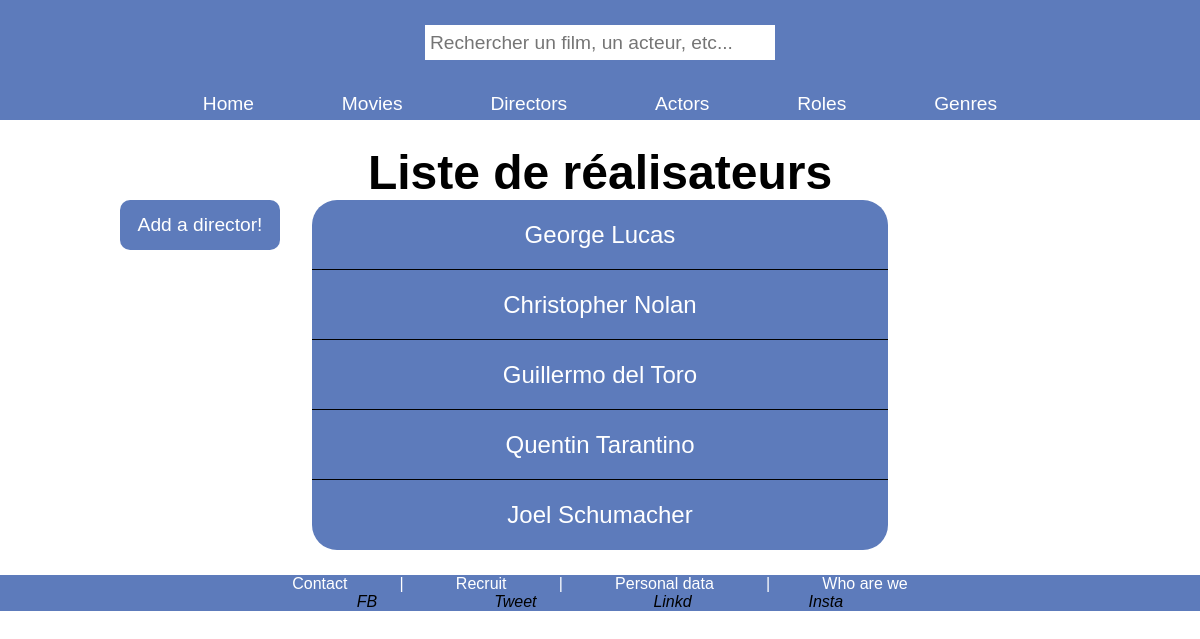
The app's page /index.php?action=listDirectors with its own data.
### tables this page shows
CREATE TABLE IF NOT EXISTS `realisateur` (
  `id_realisateur` int NOT NULL AUTO_INCREMENT,
  `nom` varchar(255) NOT NULL,
  `prenom` varchar(255) NOT NULL,
  `sexe` varchar(255) NOT NULL,
  `dateDeNaissance` date NOT NULL,
  `dateDeDeces` date DEFAULT NULL,
  PRIMARY KEY (`id_realisateur`) USING BTREE
);

### controller/DirectorController.php (called while the page is built, shortened)
<?php
require_once "./bdd/DAO.php";
class DirectorController {
    public function listDirectors() {
        $dao = new DAO();
        $sql =
        "SELECT r.id_realisateur, CONCAT(r.prenom ,' ', r.nom) AS full_name
        FROM realisateur r
        ";
        $realisateurs = $dao->executerRequete($sql);
        require "./view/director/listDirectors.php";
    }
}
?>

### bdd/DAO.php (called while the page is built, shortened)
<?php
class DAO{
    private $bdd;
    public function __construct(){
        $this->bdd = new \PDO('mysql:host=localhost;dbname=cinema;charset=utf8', 'root', '');
    }
    public function executerRequete($sql, $params = NULL){
        if ($params == NULL){
            $resultat = $this->bdd->query($sql);
        }else{
            $resultat = $this->bdd->prepare($sql);
            $resultat->execute($params);
        }
        return $resultat;
    }
}
?>

### view/director/listDirectors.php (the view, shortened to what this page needs)
<h2 class="titrePage">Liste de réalisateurs</h2>
<div class="interactAdd">
    <a href="index.php?action=addDirectorForm">
        <p>Add a director!</p>
    </a>
</div>
<div id=listRealisateurs>
<?php
while ($realisateur = $realisateurs->fetch()) {
?>
    <a class="linkEntities" href='index.php?action=detailsDirector&id=<?= $realisateur["id_realisateur"] ?>'>
        <p class="listEntities"><?= $realisateur["full_name"] ?></p>
    </a>
<?php
}
?>
</div>
<?php
require "./view/layout.php";
?>

### public/css/style.css (style rules this page uses)
:root { --primary-background-color: rgb(93, 123, 187); --secondary-background-color: rgb(77, 111, 185); --hover-color: rgb(236, 184, 11); }
* { margin: 0; padding: 0; box-sizing: border-box; }
body { font-family:'Lucida Sans', 'Lucida Sans Regular', 'Lucida Grande', 'Lucida Sans Unicode', Geneva, Verdana, sans-serif }
.titrePage { font-size: 3em; text-align: center; }
[id*="list"] { background-color: var(--primary-background-color); margin: 0 20%; text-align: center; }
#listActeurs, #listRealisateurs, #listRoles, #listGenres { display: flex; flex-direction: column; flex-wrap: wrap; border-radius: 25px; }
.linkEntities { height: 70px; color: white; text-decoration: none; display: flex; justify-content: center; align-items: center; }
.linkEntities:not(:last-child) { border-bottom: 1px solid black; }
.listEntities { text-align: center; font-size: 1.5em; }
.interactAdd { width: 160px; height: 50px; position: absolute; background-color: var(--primary-background-color); border-radius: 10px; text-align: center; }
.interactAdd a { width: 100%; height: 100%; color: white; font-size: 1.2em; text-decoration: none; display: flex; justify-content: center; align-items: center; }

### records on screen
realisateur: full_name "George Lucas"
realisateur: full_name "Christopher Nolan"
realisateur: full_name "Guillermo del Toro"
realisateur: full_name "Quentin Tarantino"
realisateur: full_name "Joel Schumacher"
